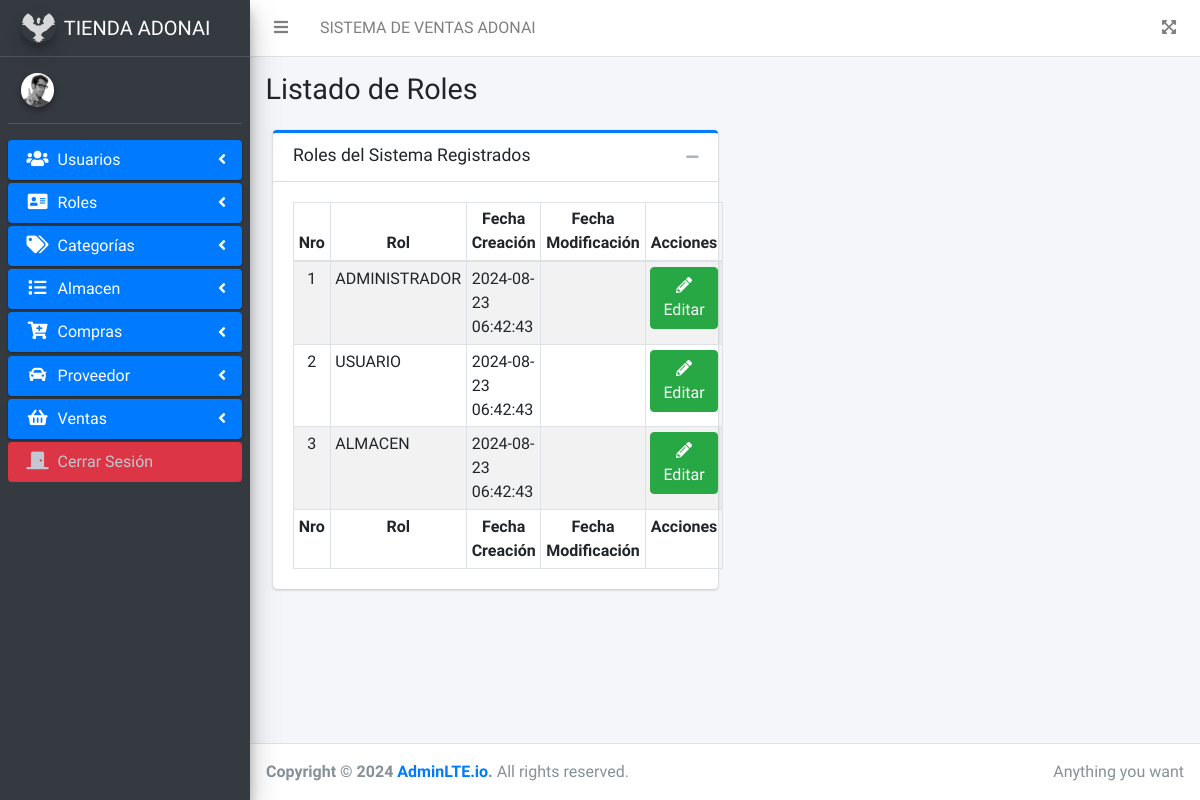
The page /roles/index.php (signed in) on the database its author committed.
### tables this page shows
CREATE TABLE tb_rol (
id_rol INT AUTO_INCREMENT NOT NULL,
rol VARCHAR(255) NOT NULL,
fecha_creacion DATETIME,
fecha_actualizacion DATETIME,
PRIMARY KEY(id_rol));

### app/controllers/roles/lista-roles.php (called while the page is built)
<?php
$sql_roles = "SELECT * FROM tb_rol";
$query_roles = $pdo->prepare($sql_roles);
$query_roles->execute();
$tabla_roles = $query_roles->fetchAll(PDO::FETCH_ASSOC);
?>

### app/config/conexion.php (called while the page is built, shortened)
<?php
$URL = "http://localhost:3000";
?>

### roles/index.php (the view, shortened to what this page needs)
<?php
include '../app/config/conexion.php';
include '../layout/part1.php';
include '../app/controllers/roles/lista-roles.php';
?>
<div class="content-wrapper">
    <div class="content-header">
        <div class="container-fluid">
            <div class="row mb-2">
                <div class="col-sm-12">
                    <h1 class="m-0">Listado de Roles</h1>
                </div>
            </div>
        </div>
    </div>
    <div class="content">
        <div class="container-fluid">
            <div class="col-md-6">
                <div class="card card-outline card-primary">
                    <div class="card-header">
                        <h3 class="card-title">Roles del Sistema Registrados</h3>
                        <div class="card-tools">
                            <button type="button" class="btn btn-tool" data-card-widget="collapse"><i class="fas fa-minus"></i>
                            </button>
                        </div>
                    </div>
                    <div class="card-body" style="display: block;">
                        <table id="tabla_roles" class="table table-bordered table-hover table-striped table-sm">
                            <thead>
                                <tr>
                                    <th><center>Nro</center></th>
                                    <th><center>Rol</center></th>
                                    <th><center>Fecha Creación</center></th>
                                    <th><center>Fecha Modificación</center></th>
                                    <th><center>Acciones</center></th>
                                </tr>
                            </thead>
                            <tbody>
                                <?php
                                $cont = 0;
                                foreach ($tabla_roles as $tabla_rol) {
                                    $id_rol =  $tabla_rol['id_rol'];
                                ?>
                                    <tr>
                                        <td>
                                            <center><?php echo $cont += 1; ?></center>
                                        </td>
                                        <td><?php echo $tabla_rol['rol']; ?></td>
                                        <td><?php echo $tabla_rol['fecha_creacion']; ?></td>
                                        <td><?php echo $tabla_rol['fecha_actualizacion']; ?></td>
                                        <td>
                                            <center>
                                                <div class="btn-group">
                                                    <a href="<?php echo $URL; ?>/roles/update.php?id=<?php echo $id_rol; ?>" type="button" class="btn btn-success"><i class="fa fa-pencil-alt"></i>Editar</a>
                                                </div>
                                            </center>
                                        </td>
                                    </tr>
                                <?php
                                }
                                ?>
                            </tbody>
                            <tfoot>
                                <tr>
                                    <th><center>Nro</center></th>
                                    <th><center>Rol</center></th>
                                    <th><center>Fecha Creación</center></th>
                                    <th><center>Fecha Modificación</center></th>
                                    <th><center>Acciones</center></th>
                                </tr>
                            </tfoot>
                        </table>
                    </div>
                </div>
            </div>
        </div>
    </div>
</div>
<?php include '../layout/part2.php'; ?>

### rows shown on the page
tb_rol: cont "1", rol "ADMINISTRADOR", fecha_creacion "2024-08-23 06:42:43"
tb_rol: cont "2", rol "USUARIO", fecha_creacion "2024-08-23 06:42:43"
tb_rol: cont "3", rol "ALMACEN", fecha_creacion "2024-08-23 06:42:43"
